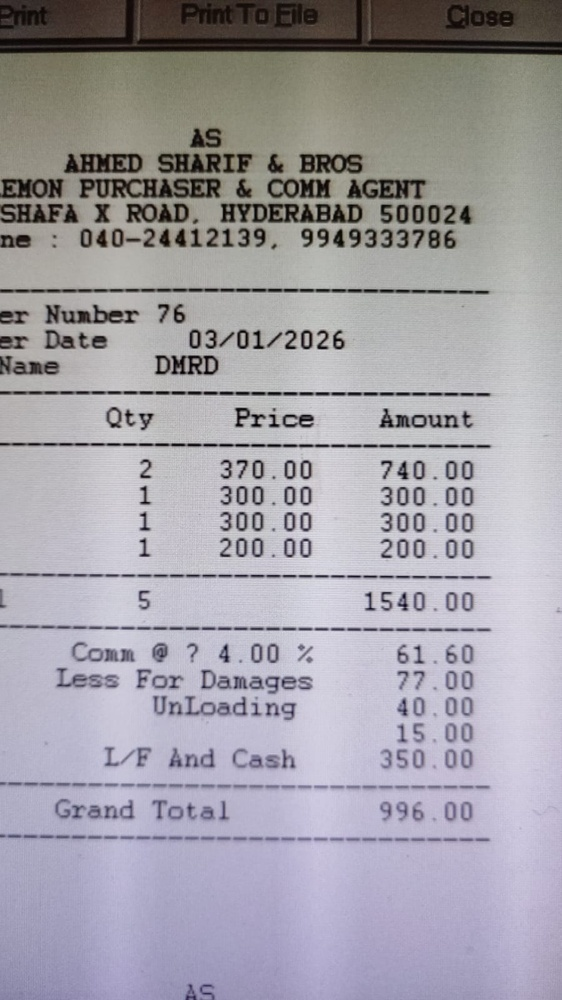
#> input picture backend/ml_dataset/images/006ec791-87fb-4998-93d3-ff7630453cdd.jpeg, 562 x 1000 px, shrunk from 899 x 1599 before the run
$ python -i advanced_binarization.py   (imports and definitions only)
#> lines starting #> are read from the running program, lines starting #| are printed output that depends on the picture; after the words box and inside, x2 and y2 are one past the last pixel; in counts of white or black regions, pixels touching at a corner belong together
"""
Advanced Binarization Techniques
Implements multiple binarization methods for different image characteristics
"""
import cv2
import numpy as np
from typing import Tuple


# [76 lines left out: functions adaptive_gaussian_threshold, adaptive_mean_threshold, sauvola_threshold, not called in this run]


def auto_select_binarization(gray_image: np.ndarray, quality_metrics=None) -> Tuple[np.ndarray, str]:
    """
    Automatically select best binarization method based on image characteristics

    Args:
        gray_image: Grayscale image
        quality_metrics: Optional ImageQualityMetrics object

    Returns:
        Tuple of (binary image, method name)
    """
    # Calculate image statistics
    mean_brightness = np.mean(gray_image)
    std_brightness = np.std(gray_image)

    # Decision logic
    if quality_metrics:
        # Use quality metrics if available
        if quality_metrics.contrast < 25:
            # Very low contrast - use Sauvola
            method = 'sauvola'
            binary = sauvola_threshold(gray_image, window_size=15, k=0.3)
        elif quality_metrics.brightness < 100 or quality_metrics.brightness > 200:
            # Uneven lighting - use adaptive Gaussian
            method = 'adaptive_gaussian'
            binary = adaptive_gaussian_threshold(gray_image, block_size=11, C=2)
        else:
            # Good quality - use Otsu
            method = 'otsu'
            _, binary = cv2.threshold(gray_image, 0, 255, cv2.THRESH_BINARY + cv2.THRESH_OTSU)
    else:
        # Fallback to statistics-based selection
        if std_brightness < 30:
            # Low variance - use Sauvola
            method = 'sauvola'
            binary = sauvola_threshold(gray_image)
        elif mean_brightness < 100 or mean_brightness > 180:
            # Extreme brightness - use adaptive
            method = 'adaptive_gaussian'
            binary = adaptive_gaussian_threshold(gray_image)
        else:
            # Normal - use Otsu
            method = 'otsu'
            _, binary = cv2.threshold(gray_image, 0, 255, cv2.THRESH_BINARY + cv2.THRESH_OTSU)

    return binary, method


# [25 lines left out: function compare_binarization_methods, not called in this run]

>>> import cv2
>>> picture = cv2.imread('ml_dataset/images/006ec791-87fb-4998-93d3-ff7630453cdd.jpeg', cv2.IMREAD_GRAYSCALE)
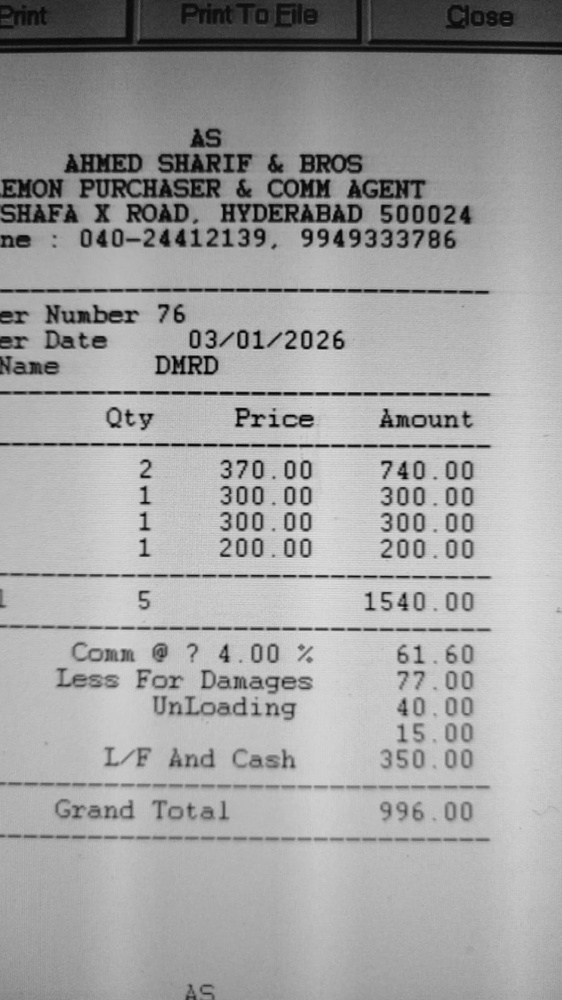
#> picture: shape (1000, 562); min 0, max 224, mean 161.6
>>> result = auto_select_binarization(picture)
#> in auto_select_binarization, `mean_brightness = np.mean(gray_image)`: mean_brightness = 161.6
#> in auto_select_binarization, `std_brightness = np.std(gray_image)`: std_brightness = 46.53
#> in auto_select_binarization, `_, binary = cv2.threshold(gray_image, 0, 255, cv2.THRESH_BINARY + cv2...`:
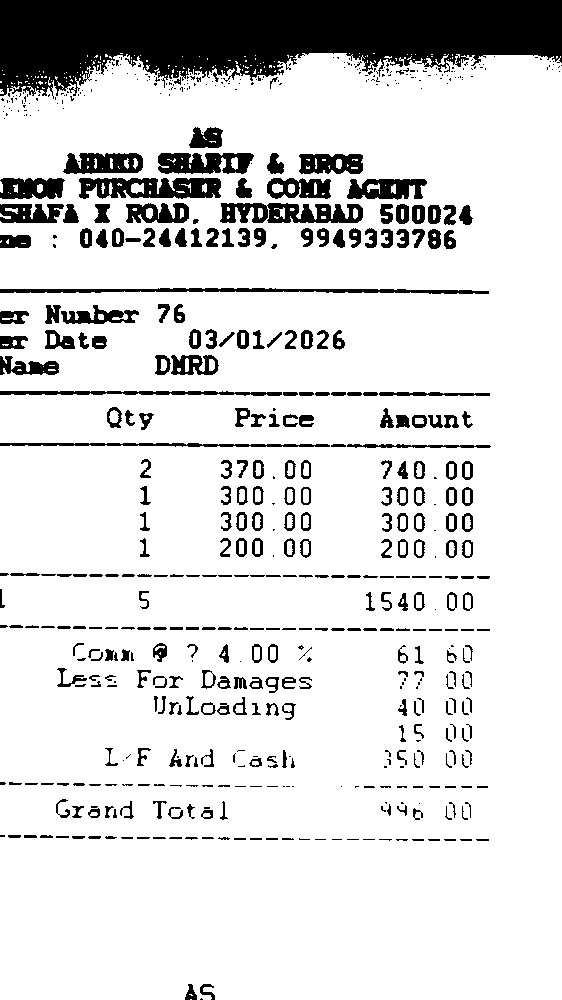
#> binary: shape (1000, 562); 85.2% white; 621 black regions (273 under 20 px), largest, box (x1, y1, x2, y2) and area: (0, 0, 562, 99) 37734, (79, 178, 221, 199) 2209, (220, 203, 363, 223) 1993

$ run again, on backend/ml_dataset/images/0299720e-452f-403e-8acf-d5bd0c1c6457.jpeg
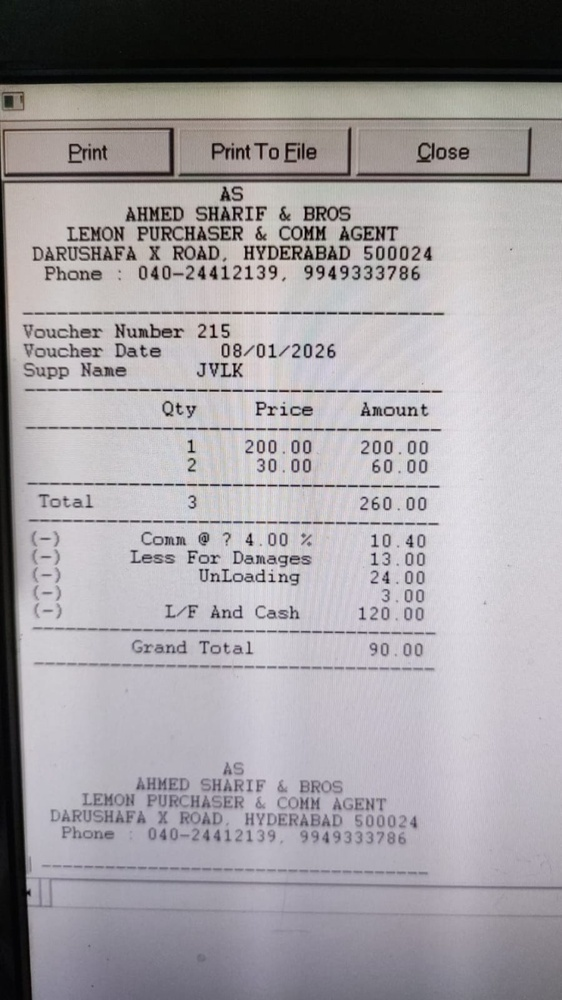
#> input picture backend/ml_dataset/images/0299720e-452f-403e-8acf-d5bd0c1c6457.jpeg, 562 x 1000 px, shrunk from 899 x 1599 before the run
#> mean_brightness = 158.9
#> std_brightness = 60.47
#> in auto_select_binarization, `_, binary = cv2.threshold(gray_image, 0, 255, cv2.THRESH_BINARY + cv2...`:
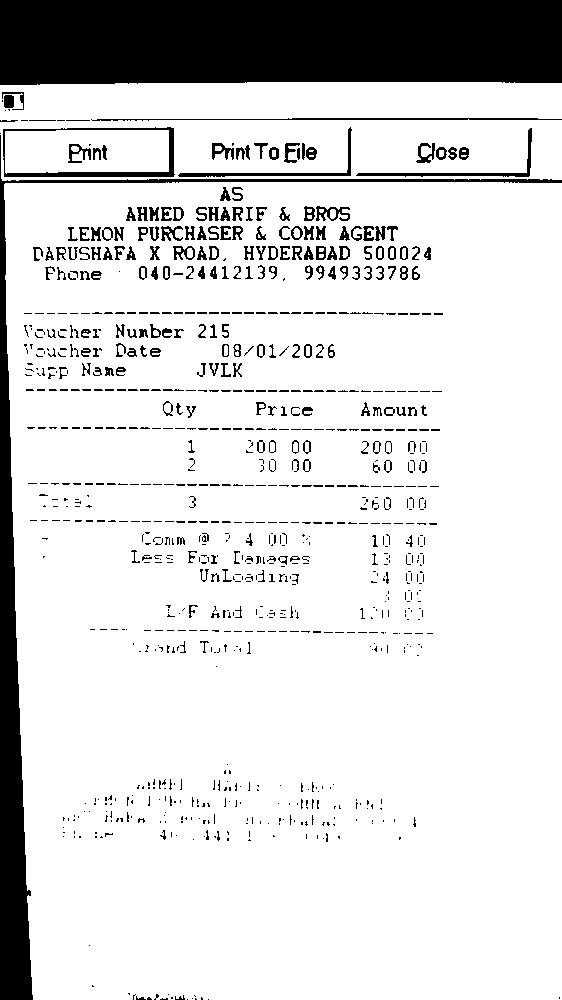
#> binary: shape (1000, 562); 85.3% white; 868 black regions (640 under 20 px), largest, box (x1, y1, x2, y2) and area: (0, 0, 562, 85) 46542, (0, 135, 562, 1000) 14995, (3, 127, 175, 177) 1417

$ run again, on backend/ml_dataset/images/0c00a61d-3167-499e-82d0-1bc9344f26eb.jpeg
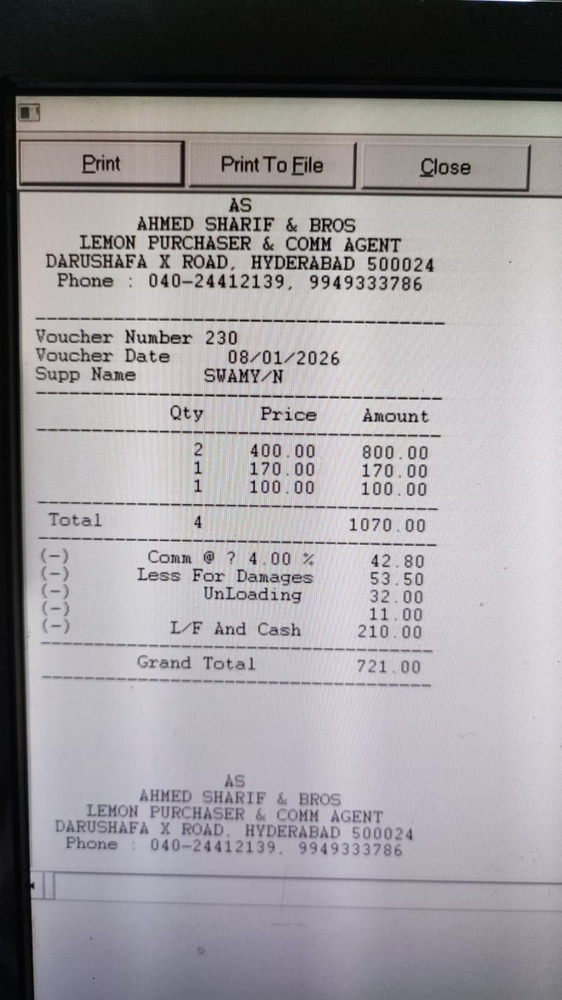
#> input picture backend/ml_dataset/images/0c00a61d-3167-499e-82d0-1bc9344f26eb.jpeg, 562 x 1000 px, shrunk from 899 x 1599 before the run
#> mean_brightness = 153.9
#> std_brightness = 64.56
#> in auto_select_binarization, `_, binary = cv2.threshold(gray_image, 0, 255, cv2.THRESH_BINARY + cv2...`:
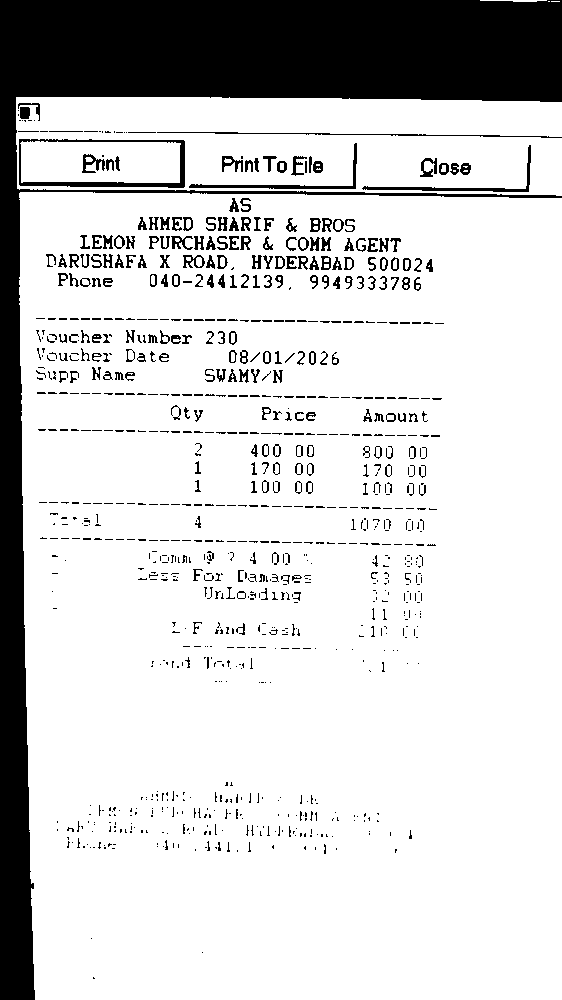
#> binary: shape (1000, 562); 82.4% white; 892 black regions (659 under 20 px), largest, box (x1, y1, x2, y2) and area: (0, 0, 562, 1000) 78615, (19, 139, 185, 188) 1377, (189, 143, 357, 189) 670

$ run again, on backend/ml_dataset/images/0e50bb07-2e1b-4115-9eb5-5f53b9e318ab.jpeg
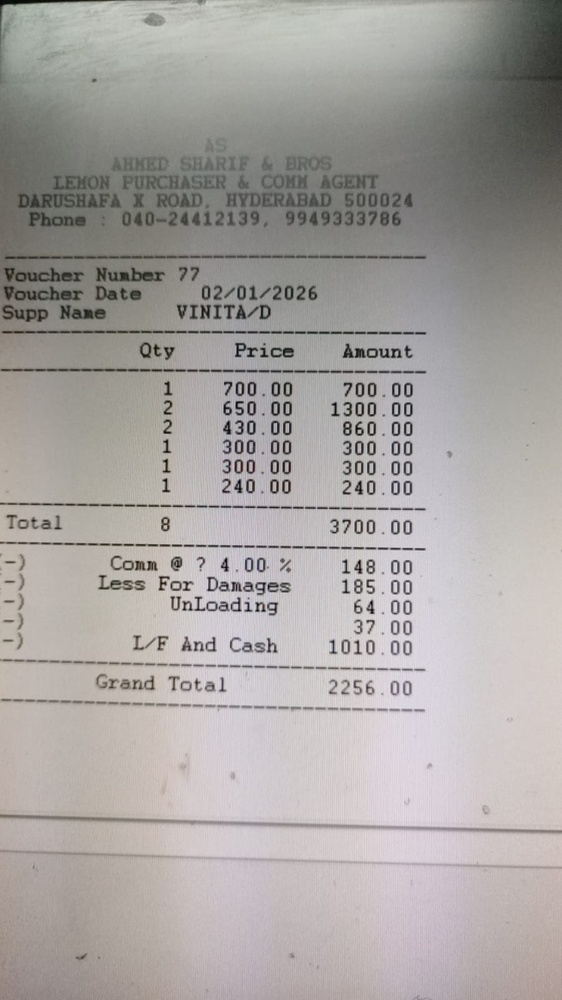
#> input picture backend/ml_dataset/images/0e50bb07-2e1b-4115-9eb5-5f53b9e318ab.jpeg, 562 x 1000 px, shrunk from 899 x 1599 before the run
#> mean_brightness = 164.8
#> std_brightness = 37.36
#> in auto_select_binarization, `_, binary = cv2.threshold(gray_image, 0, 255, cv2.THRESH_BINARY + cv2...`:
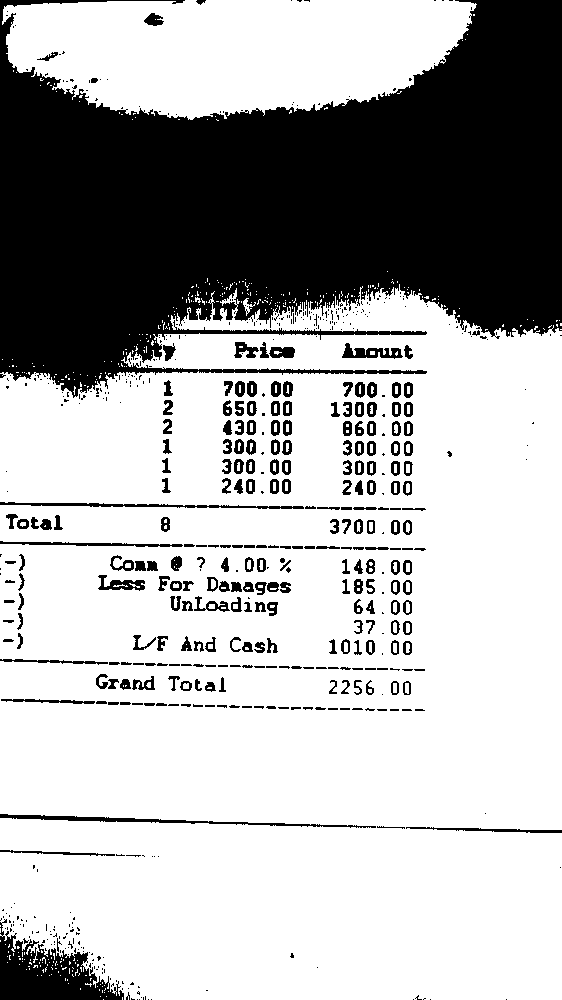
#> binary: shape (1000, 562); 69.7% white; 622 black regions (364 under 20 px), largest, box (x1, y1, x2, y2) and area: (0, 0, 562, 398) 143363, (0, 919, 124, 1000) 4857, (0, 814, 376, 828) 1101
